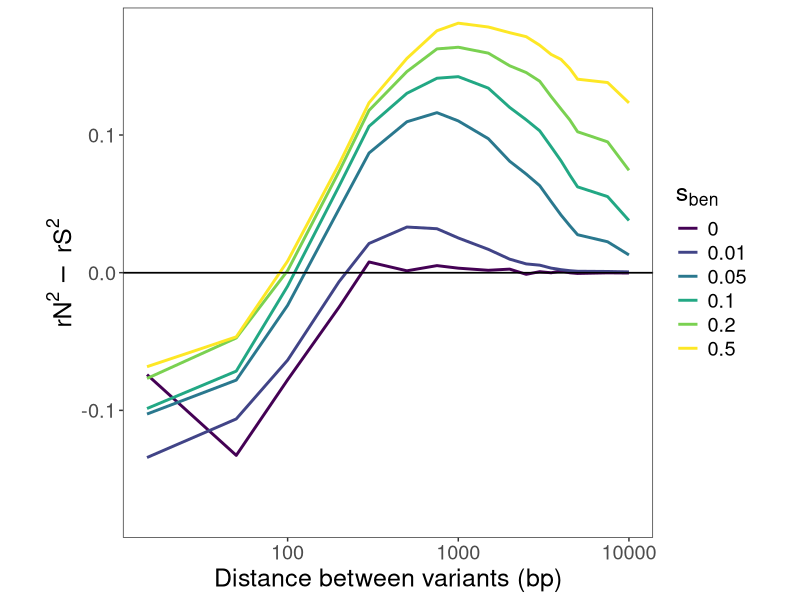
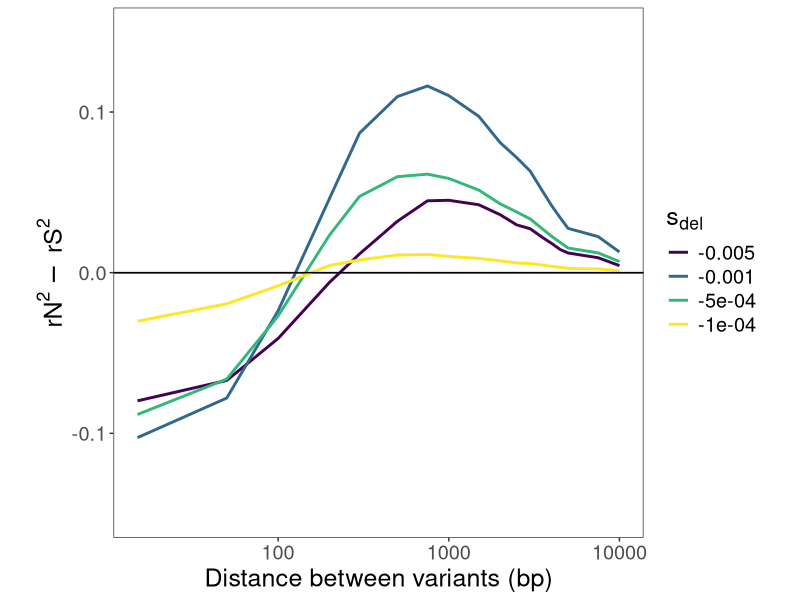
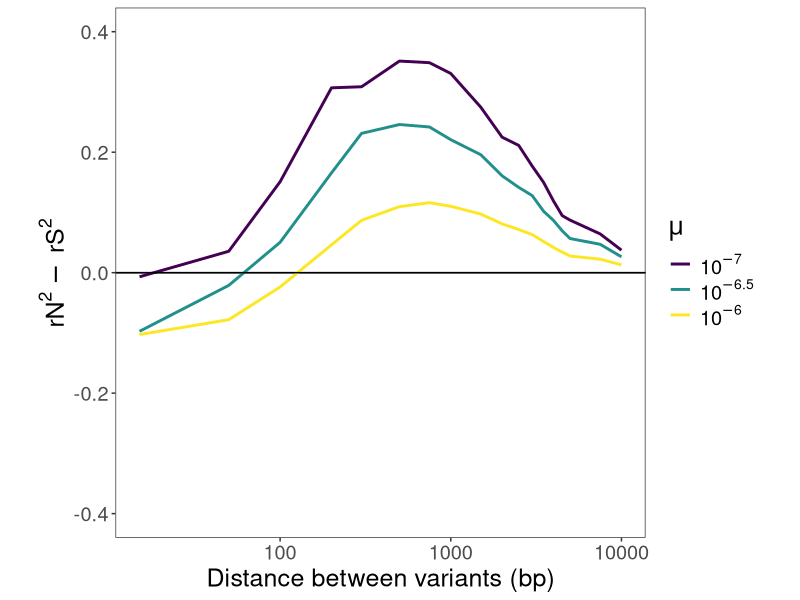
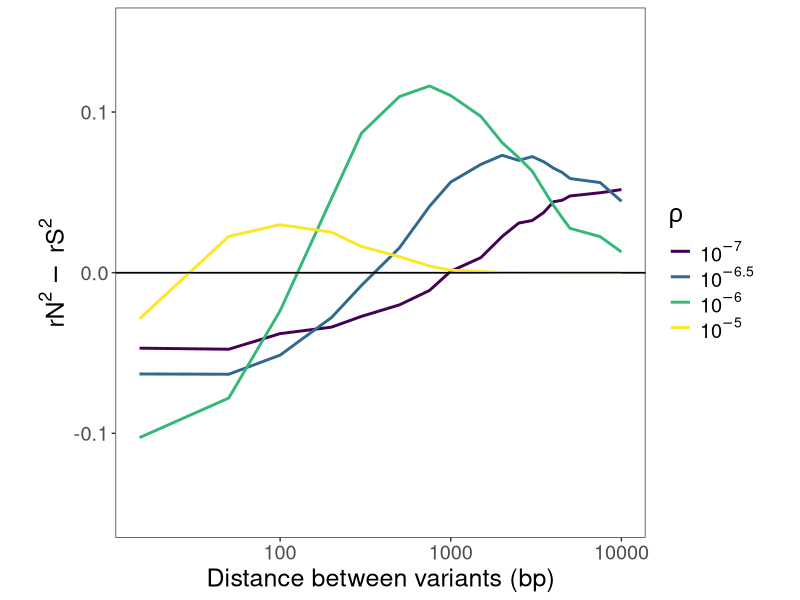
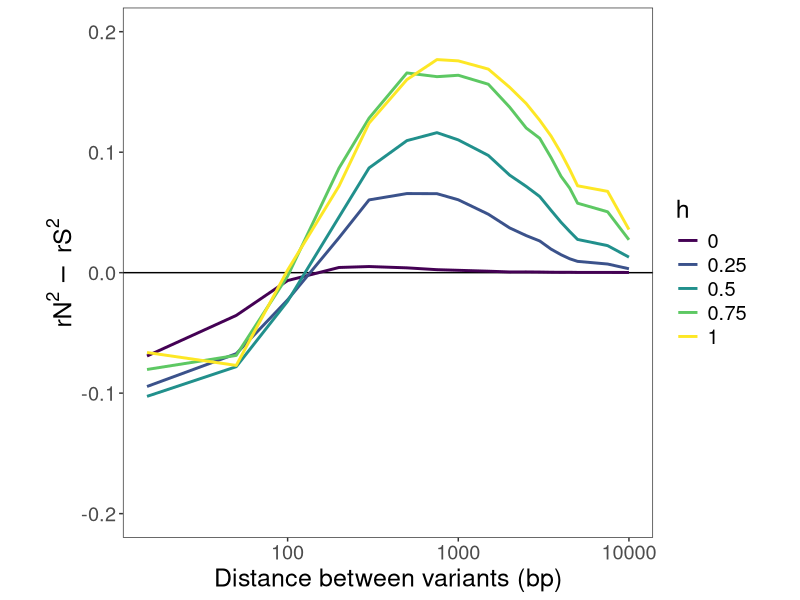
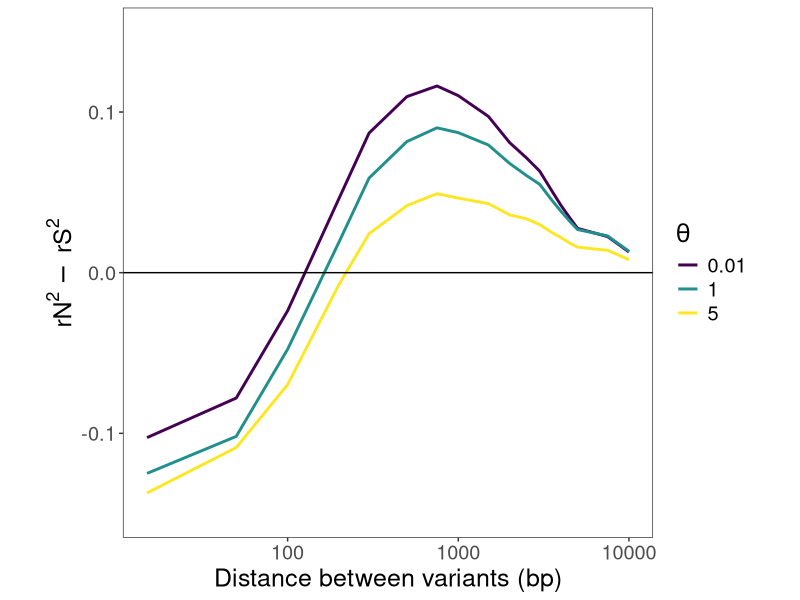
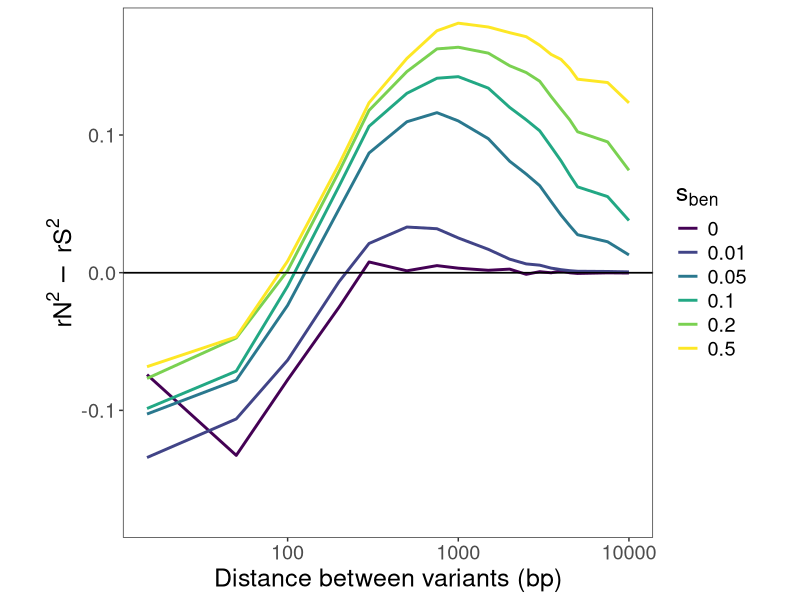
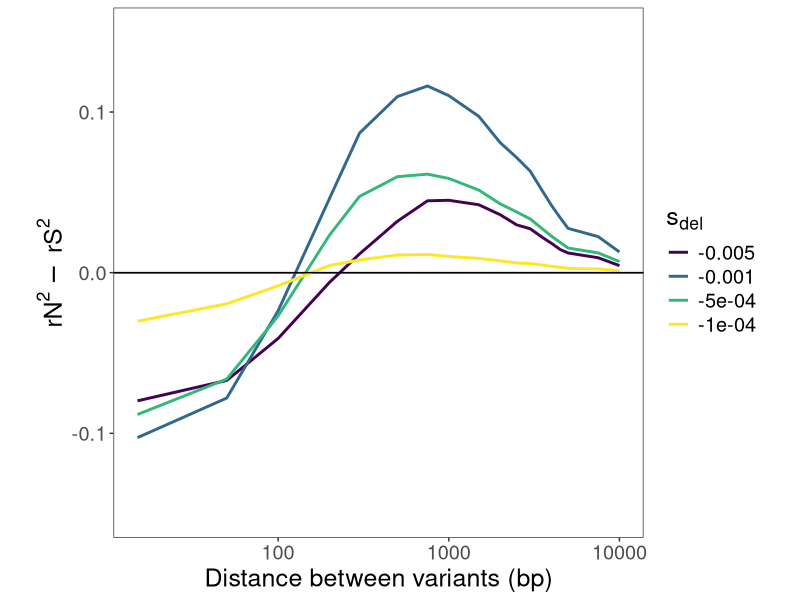

The R script that drew these images, in order:
library(tidyverse)
library(viridis)

# read in csv
df <- read.csv("paramspace_ld.csv")

# create a wide data frame to calculate rN-rS
df_wide <- pivot_wider(df, 
                       id_cols = c("allele_freq", "dist_bin", "s_ben", "theta", "s_del", "rho_exp", "mu_exp", "h_ben", "h_del", "end_freq", "model", "num_sites"),
                       names_from = "site_type",
                       values_from = "mean_r2")
df_wide$delta_r2 <- df_wide$nonsyn - df_wide$syn

# A) beneficial selection coefficient (s_ben)
sben_plot <- ggplot(data = subset(df_wide, 
                                allele_freq == "common" & 
                                  h_del == h_ben & h_ben == 0.5 &
                                  s_del == 0.001 &
                                  theta == 0.01 &
                                  rho_exp == 6 &
                                  mu_exp == 6 &
                                  end_freq == 0.5 &
                                  model == 0 & num_sites == 1)) +
  geom_hline(yintercept = 0) +
  geom_line(aes(x = dist_bin, y = delta_r2, color = as.factor(s_ben)), linewidth = 1) +
  scale_color_viridis(discrete = T, name = expression(s[ben])) +
  geom_hline(yintercept = 0) +
  scale_x_continuous(trans = "log10") +
  theme_bw() +
  ylab(expression(rN^2~-~rS^2)) +
  xlab("Distance between variants (bp)") +
  coord_cartesian(ylim = c(-0.175, 0.175)) +
  theme(panel.grid.minor = element_blank(),
        panel.grid.major = element_blank(),
        text = element_text(size = 18),
        strip.background = element_blank(), strip.text = element_blank(),
        aspect.ratio = 1); sben_plot
ggsave("plot_sben.png", sben_plot, width = 6, height = 5, units = "in")

# B) deleterious selection coefficient (s_del)
sd_plot <- ggplot(data = subset(df_wide, 
                                allele_freq == "common" & 
                                  h_del == h_ben & h_ben == 0.5 &
                                  s_ben == 0.05 &
                                  theta == 0.01 &
                                  rho_exp == 6 &
                                  mu_exp == 6 &
                                  end_freq == 0.5 &
                                  model == 0 & num_sites == 1)) +
  geom_hline(yintercept = 0) +
  geom_line(aes(x = dist_bin, y = delta_r2, color = as.factor(-s_del)), linewidth = 1) +
  scale_color_viridis(discrete = T, name = expression(s[del])) +
  geom_hline(yintercept = 0) +
  scale_x_continuous(trans = "log10") +
  theme_bw() +
  ylab(expression(rN^2~-~rS^2)) +
  xlab("Distance between variants (bp)") +
  coord_cartesian(ylim = c(-0.15, 0.15)) +
  theme(panel.grid.minor = element_blank(),
        panel.grid.major = element_blank(),
        text = element_text(size = 18),
        strip.background = element_blank(), strip.text = element_blank(),
        aspect.ratio = 1); sd_plot
ggsave("plot_sdel.png", sd_plot, width = 6, height = 5, units = "in")

# C) background mutation rate (mu)
mu_plot <- ggplot(data = subset(df_wide, 
                                 allele_freq == "common" & 
                                   h_del == h_ben & h_ben == 0.5 &
                                   s_ben == 0.05 &
                                   s_del == 0.001 &
                                   theta == 0.01 &
                                   rho_exp == 6 &
                                   end_freq == 0.5 &
                                   model == 0 & num_sites == 1)) +
  geom_hline(yintercept = 0) +
  geom_line(aes(x = dist_bin, y = delta_r2, color = as.factor(-mu_exp)), linewidth = 1) +
  scale_color_viridis(discrete = T, name = expression(mu),
                      labels = parse(text = paste0("10^", levels(factor(-df_wide$mu_exp))))) +
  geom_hline(yintercept = 0) +
  scale_x_continuous(trans = "log10") +
  theme_bw() +
  ylab(expression(rN^2~-~rS^2)) +
  xlab("Distance between variants (bp)") +
  coord_cartesian(ylim = c(-0.4, 0.4)) +
  theme(panel.grid.minor = element_blank(),
        panel.grid.major = element_blank(),
        text = element_text(size = 18),
        strip.background = element_blank(), strip.text = element_blank(),
        aspect.ratio = 1); mu_plot
ggsave("plot_mutrate.png", mu_plot, width = 6, height = 5, units = "in")

# D) recombination rate (rho)
rho_plot <- ggplot(data = subset(df_wide, 
                              allele_freq == "common" & 
                                h_del == h_ben & h_ben == 0.5 &
                                s_ben == 0.05 &
                                s_del == 0.001 &
                                theta == 0.01 &
                                mu_exp == 6 &
                                end_freq == 0.5 &
                                model == 0 & num_sites == 1)) +
  geom_hline(yintercept = 0) +
  geom_line(aes(x = dist_bin, y = delta_r2, color = as.factor(-rho_exp)), linewidth = 1) +
  scale_color_viridis(discrete = T, name = expression(rho),
                      labels = parse(text = paste0("10^", levels(factor(-df_wide$rho_exp))))) +
  geom_hline(yintercept = 0) +
  scale_x_continuous(trans = "log10") +
  theme_bw() +
  ylab(expression(rN^2~-~rS^2)) +
  xlab("Distance between variants (bp)") +
  coord_cartesian(ylim = c(-0.15, 0.15)) +
  theme(panel.grid.minor = element_blank(),
        panel.grid.major = element_blank(),
        text = element_text(size = 18),
        strip.background = element_blank(), strip.text = element_blank(),
        aspect.ratio = 1); rho_plot
ggsave("plot_recomb.png", rho_plot, width = 6, height = 5, units = "in")

# E) dominance coefficient (h)
hplot <- ggplot(data = subset(df_wide, 
                              allele_freq == "common" & 
                                h_del == h_ben &
                                s_ben == 0.05 &
                                s_del == 0.001 &
                                theta == 0.01 &
                                rho_exp == 6 &
                                mu_exp == 6 &
                                end_freq == 0.5 &
                                model == 0 & num_sites == 1)) +
  geom_hline(yintercept = 0) +
  geom_line(aes(x = dist_bin, y = delta_r2, color = as.factor(h_ben)), linewidth = 1) +
  scale_color_viridis(discrete = T, name = "h") +
  theme_bw() +
  xlab("Distance between variants (bp)") +
  ylab(expression(rN^2~-~rS^2)) +
  scale_x_continuous(trans = "log10") +
  coord_cartesian(ylim = c(-0.2, 0.2)) +
  theme(panel.grid.minor = element_blank(),
        text = element_text(size = 18),
        panel.grid.major = element_blank(),
        strip.background = element_blank(), strip.text = element_blank(),
        aspect.ratio = 1); hplot
ggsave("plot_dominance.png", hplot, width = 6, height = 5, units = "in")

# F) beneficial mutation rate (theta)
type <- ggplot(data = subset(df_wide, 
                             allele_freq == "common" & 
                               h_del == h_ben & h_ben == 0.5 &
                               s_ben == 0.05 &
                               s_del == 0.001 &
                               rho_exp == 6 &
                               mu_exp == 6 &
                               end_freq == 0.5 &
                               model == 0 & num_sites == 1)) +
  geom_line(aes(x = dist_bin, y = delta_r2, color = as.factor(theta)), linewidth = 1) +
  scale_color_viridis(discrete = T, name = expression(theta)) +
  geom_hline(yintercept = 0) +
  scale_x_continuous(trans = "log10") +
  theme_bw() +
  ylab(expression(rN^2~-~rS^2)) +
  xlab("Distance between variants (bp)") +
  coord_cartesian(ylim = c(-0.15, 0.15)) +
  theme(panel.grid.minor = element_blank(),
        panel.grid.major = element_blank(),
        text = element_text(size = 18),
        strip.background = element_blank(), strip.text = element_blank(),
        aspect.ratio = 1); type
ggsave("plot_sweeptype.png", type, width = 6, height = 5, units = "in")
